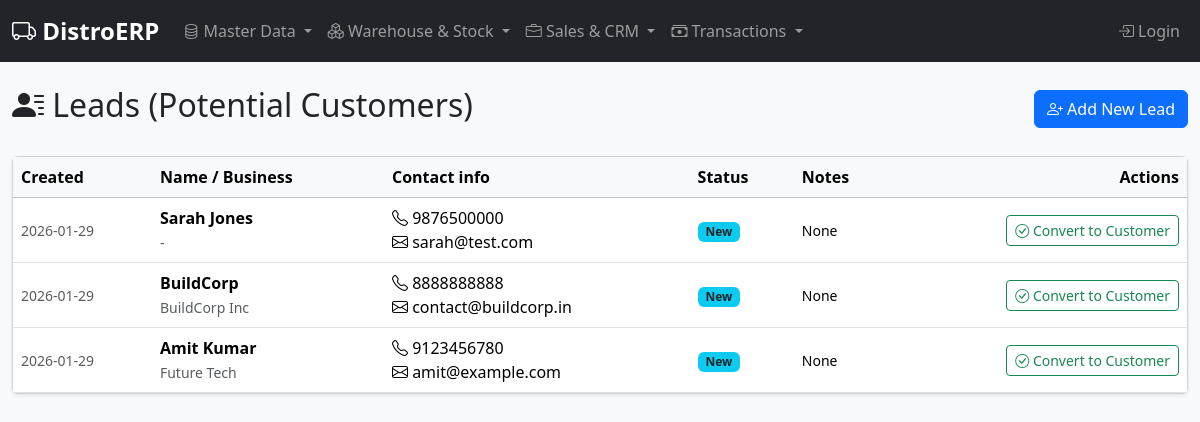
Page /leads on the committed database.
### erp/models.py (models this page shows)
class Lead(db.Model):
    id = db.Column(db.Integer, primary_key=True)
    name = db.Column(db.String(100), nullable=False)
    business_name = db.Column(db.String(100))
    phone = db.Column(db.String(20), nullable=False)
    email = db.Column(db.String(100))
    status = db.Column(db.String(20), default='New') # New, Contacted, Interested, Converted, Lost
    notes = db.Column(db.Text)
    created_at = db.Column(db.DateTime, default=datetime.utcnow)
    assigned_to_id = db.Column(db.Integer, db.ForeignKey('user.id'))
    assigned_to = db.relationship('User', backref='leads')

### erp/routes.py (the view)
@bp.route('/leads')
def leads_list():
    leads = Lead.query.order_by(Lead.created_at.desc()).all()
    return render_template('leads_list.html', leads=leads)

### erp/templates/leads_list.html (shortened to what this page needs)
{% extends "base.html" %}
{% block content %}
<div class="d-flex justify-content-between align-items-center mb-4">
    <h2><i class="bi bi-person-lines-fill"></i> Leads (Potential Customers)</h2>
    <a href="{{ url_for('main.add_lead') }}" class="btn btn-primary">
        <i class="bi bi-person-plus"></i> Add New Lead
    </a>
</div>
<div class="card shadow-sm">
    <div class="card-body p-0">
        <div class="table-responsive">
            <table class="table table-hover align-middle mb-0">
                <thead class="table-light">
                    <tr>
                        <th>Created</th>
                        <th>Name / Business</th>
                        <th>Contact info</th>
                        <th>Status</th>
                        <th>Notes</th>
                        <th class="text-end">Actions</th>
                    </tr>
                </thead>
                <tbody>
                    {% for lead in leads %}
                    <tr>
                        <td class="small text-muted">{{ lead.created_at.strftime('%Y-%m-%d') }}</td>
                        <td>
                            <strong>{{ lead.name }}</strong><br>
                            <small class="text-muted">{{ lead.business_name if lead.business_name else '-' }}</small>
                        </td>
                        <td>
                            <i class="bi bi-telephone fs-6"></i> {{ lead.phone }}<br>
                            {% if lead.email %}<i class="bi bi-envelope fs-6"></i> {{ lead.email }}{% endif %}
                        </td>
                        <td>
                            {% if lead.status == 'New' %}
                                <span class="badge bg-info text-dark">New</span>
                            {% elif lead.status == 'Contacted' %}
                                <span class="badge bg-primary">Contacted</span>
                            {% elif lead.status == 'Interested' %}
                                <span class="badge bg-warning text-dark">Interested</span>
                            {% elif lead.status == 'Converted' %}
                                <span class="badge bg-success">Converted</span>
                            {% elif lead.status == 'Lost' %}
                                <span class="badge bg-secondary">Lost</span>
                            {% endif %}
                        </td>
                        <td class="small">{{ lead.notes }}</td>
                        <td class="text-end">
                            {% if lead.status != 'Converted' %}
                            <a href="{{ url_for('main.convert_lead', id=lead.id) }}" class="btn btn-sm btn-outline-success"
                               onclick="return confirm('Convert this lead to an active Customer?')">
                                <i class="bi bi-check-circle"></i> Convert to Customer
                            </a>
                            {% else %}
                            <span class="text-success small"><i class="bi bi-check-all"></i> Registered</span>
                            {% endif %}
                        </td>
                    </tr>
                    {% else %}
                    <tr>
                        <td colspan="6" class="text-center py-4 text-muted">No leads found. Start tracking potential customers!</td>
                    </tr>
                    {% endfor %}
                </tbody>
            </table>
        </div>
    </div>
</div>
{% endblock %}

### erp/templates/base.html (style rules this page uses)
body { background-color: #f8f9fa; }
.card { box-shadow: 0 0.125rem 0.25rem rgba(0, 0, 0, 0.075); }
.table-responsive { max-height: 600px; overflow-y: auto; }

### rows in the picture
Lead: created_at "2026-01-29", name "Sarah Jones", business_name "-", phone "9876500000", email "sarah@test.com", status "New", notes "None"
Lead: created_at "2026-01-29", name "BuildCorp", business_name "BuildCorp Inc", phone "8888888888", email "contact@buildcorp.in", status "New", notes "None"
Lead: created_at "2026-01-29", name "Amit Kumar", business_name "Future Tech", phone "9123456780", email "amit@example.com", status "New", notes "None"
